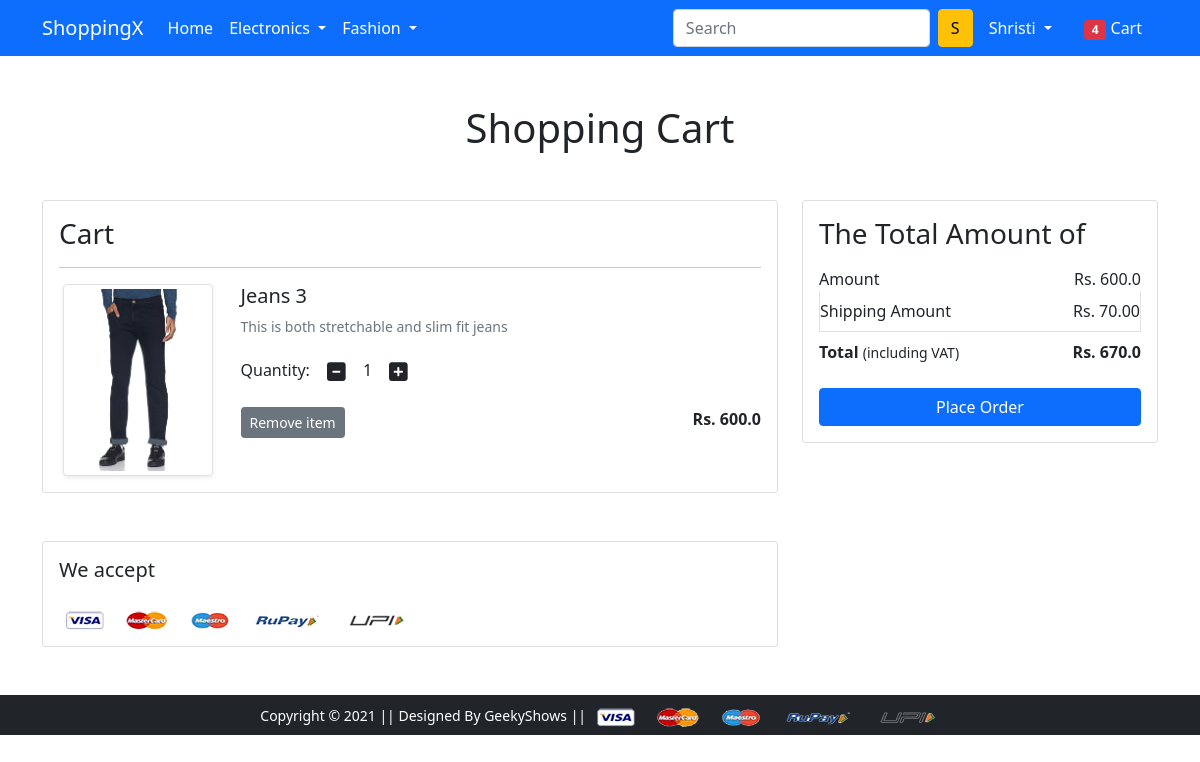
The app's page /cart/ (signed in) with its own data.
### app/models.py (models this page shows, shortened)
class Cart(models.Model):
    user=models.ForeignKey(User,on_delete=models.CASCADE)
    product=models.ForeignKey(Product,on_delete=models.CASCADE)
    quantity=models.PositiveIntegerField(default=1)

class Product(models.Model):
    title=models.CharField(max_length=100)
    selling_price=models.FloatField()
    discounted_price=models.FloatField()
    description=models.TextField()
    brand=models.CharField(max_length=100)
    category=models.CharField(choices=CATEGORY_CHOICES,max_length=2)
    product_image=models.ImageField(upload_to='all_photos')

### app/views.py (the view)
# urls.py: path('cart/',views.show_cart,name='showcart'),
@login_required
def show_cart(request):
  if request.user.is_authenticated:
    user=request.user
    cart=Cart.objects.filter(user=user)
    amount=0.0
    Shipping_amount=70.0
    cart_product=[p for p in Cart.objects.all() if p.user==user]
    if cart_product:
      for p in cart_product:
        tempamount=(p.quantity * p.product.discounted_price)
        amount += tempamount
        totalamount=amount+Shipping_amount
      return render(request,'app/addtocart.html',{'carts':cart,'totalamount': totalamount,'amount': amount})
    else:
      return render(request,'app/emptycart.html')

### app/templates/app/addtocart.html (shortened to what this page needs)
{% extends 'app/base.html' %}
{% load static %}
{% block main-content %}
<div class="container my-5">
 <div class="row">
  <h1 class="text-center mb-5">Shopping Cart</h1>
  <div class="col-sm-8">
  <div class="card">
   <div class="card-body">
    <h3>Cart</h3>
    {% for cart in carts %}
    <hr>
    <div class="row">
     <div class="col-sm-3 text-center align-self-center"><img src="{{cart.product.product_image.url}}" alt="" srcset="" class="img-fluid img-thumbnail shadow-sm" height="150" width="150"> </div>
     <div class="col-sm-9">
      <div>
       <h5>{{cart.product.title}}</h5>
       <p class="mb-2 text-muted small">{{cart.product.description}}</p>
       <div class="my-3">
        <label for="quantity">Quantity:</label>
        <a class="minus-cart btn" pid="{{cart.product.id}}"><i class="fas fa-minus-square fa-lg"></i></a>
          <span id="quantity">{{cart.quantity}}</span>
        <a class="plus-cart btn" pid="{{cart.product.id}}"><i class="fas fa-plus-square fa-lg"></i></a>
       </div>
       <div class="d-flex justify-content-between">
        <a href="#" class="btn btn-sm btn-secondary mr-3 remove-cart" pid="{{cart.product.id}}">Remove item </a>
        <p class="mb-0"><span><strong>Rs. {{cart.product.discounted_price}}</strong></span></p>
       </div>
      </div>
     </div>
    </div>
    {% endfor %}
   </div>
   </div>
  </div>
  <div class="col-sm-4">
   <div class="card">
    <div class="card-body">
      <h3>The Total Amount of</h3>
      <ul class="list-group">
       <li class="list-group-item d-flex justify-content-between align-items-center border-0 px-0 pb-0">Amount<span>Rs. <span id="amount">{{amount}}</span></span></li>
       <li class="list-group-item d-flex justify-content-between align-items-center px-0">Shipping Amount<span>Rs. 70.00</span></li>
       <li class="list-group-item d-flex justify-content-between align-items-center border-0 px-0 mb-3">
        <div>
           <strong>Total</strong> <small>(including VAT)</small>
         </div>
         <span><strong>Rs. <strong id="totalamount">{{totalamount}}</strong></strong></span>
       </li>
      </ul>
      <div class="d-grid"><a href="{% url 'checkout' %}" class="btn btn-primary">Place Order</a></div>
    </div>
   </div>
  </div>
 </div>
</div>
<div class="container">
 <div class="row">
  <div class="col-sm-8">
   <div class="card">
    <div class="card-body">
      <h5 class="mb-4">We accept</h5>
      <img src="{% static 'app/images/payment.png' %}" alt="" class="img-fluid">
    </div>
  </div>
  </div>
 </div>
</div>
{% endblock main-content %}

### app/templates/app/base.html (shortened to what this page needs)
<!doctype html>
{% load static %}
<html lang="en">
  <head>
    <link href="https://cdn.jsdelivr.net/npm/bootstrap@5.0.0-beta1/dist/css/bootstrap.min.css" rel="stylesheet">
    <link rel="stylesheet" href="{% static 'app/css/owl.carousel.min.css' %}">
    <link rel="stylesheet" href="{% static 'app/css/all.min.css' %}">
    <link rel="stylesheet" href="{% static 'app/css/style.css' %}">
  </head>
  <body>
    <nav class="navbar navbar-expand-lg navbar-dark bg-primary">
     <div class="container">
       <a class="navbar-brand" href="/">ShoppingX</a>
       <div class="collapse navbar-collapse" id="navbarSupportedContent">
         <ul class="navbar-nav me-auto mb-2 mb-lg-0">
           <li class="nav-item">
             <a class="nav-link active" aria-current="page" href="/">Home</a>
           </li>
           <li class="nav-item dropdown">
             <a class="nav-link dropdown-toggle text-white" href="#" id="electronicsDropdown" role="button" data-bs-toggle="dropdown" aria-expanded="false">
               Electronics
             </a>
           </li>
           <li class="nav-item dropdown">
             <a class="nav-link dropdown-toggle text-white" href="#" id="fashionDropdown" role="button" data-bs-toggle="dropdown" aria-expanded="false">
               Fashion
             </a>
           </li>
         </ul>
         <form class="d-flex">
           <input class="form-control me-2" type="search" placeholder="Search" aria-label="Search">
           <button class="btn btn-warning" type="submit">S</button>
         </form>
         <div>
          <ul class="navbar-nav me-auto mb-2 mb-lg-0">
            {% if request.user.is_authenticated %}
           <li class="nav-item dropdown mx-2">
              <a class="nav-link dropdown-toggle text-white" href="#" id="profileDropdown" role="button" data-bs-toggle="dropdown" aria-expanded="false">
                <span class="text-capitalize">{{request.user.username}}</span>
              </a>
            </li>
            <li class="nav-item mx-2">
             <a href="{% url 'showcart' %}" class="nav-link text-white"><span class="badge bg-danger">4</span> Cart </a>
            </li>
            {% endif %}
          </ul>
         </div>
       </div>
     </div>
    </nav>
    {% block main-content %} {% endblock main-content %}
    <footer class="container-fluid bg-dark text-center p-2 mt-5">
        <small class="text-white">Copyright &copy; 2021 || Designed By GeekyShows || </small>
        <img src="{% static 'app/images/payment.png' %}" alt="" srcset="" class="img-fluid" height="2px">
    </footer>
  </body>
</html>

### records on screen
Cart: product.product_image (picture), product "Jeans 3", product.description "This is both stretchable and slim fit jeans", quantity "1", product.discounted_price "600.0"

### other values on screen
{{ request.user.username }} "Shristi"
{{ amount }} "600.0"
{{ totalamount }} "670.0"
